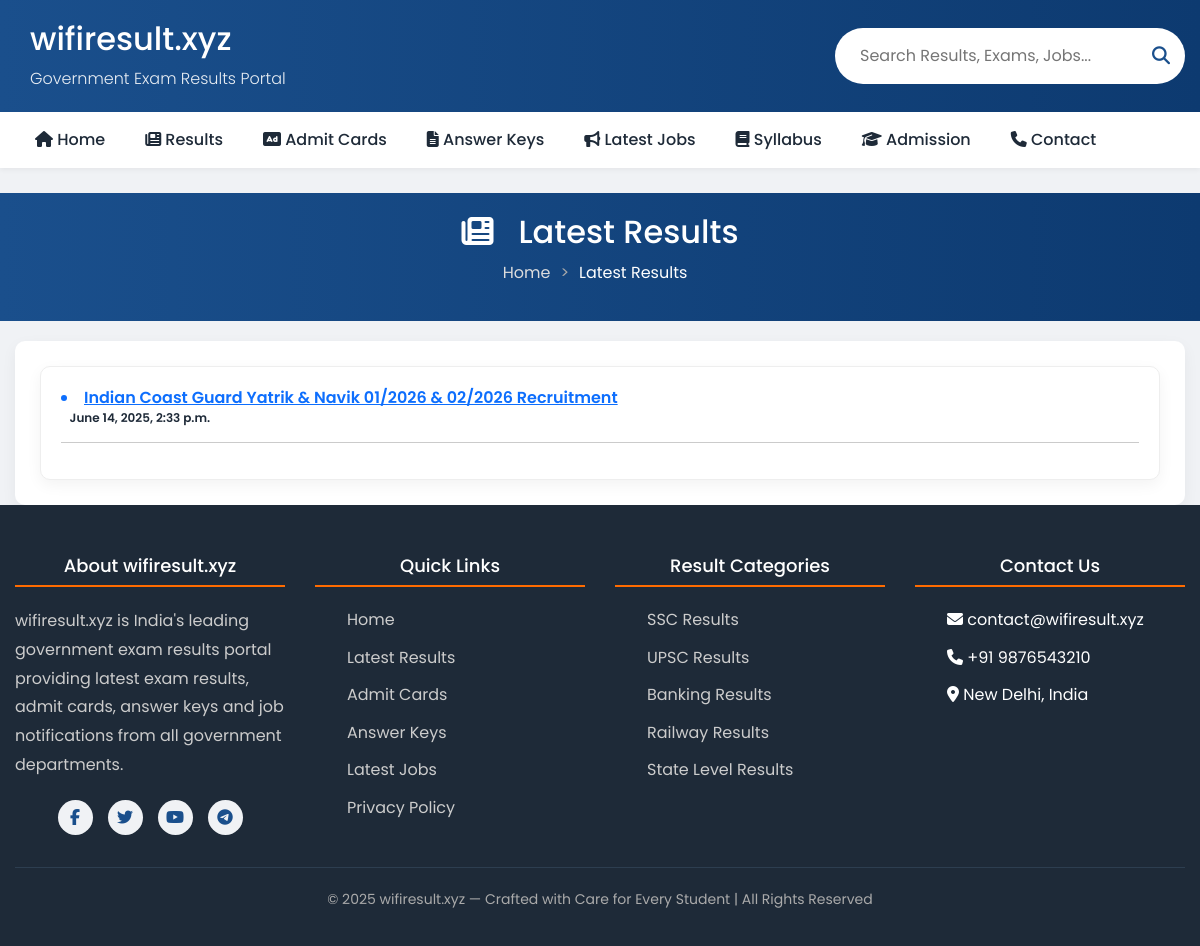
The app's page /result/, older data.
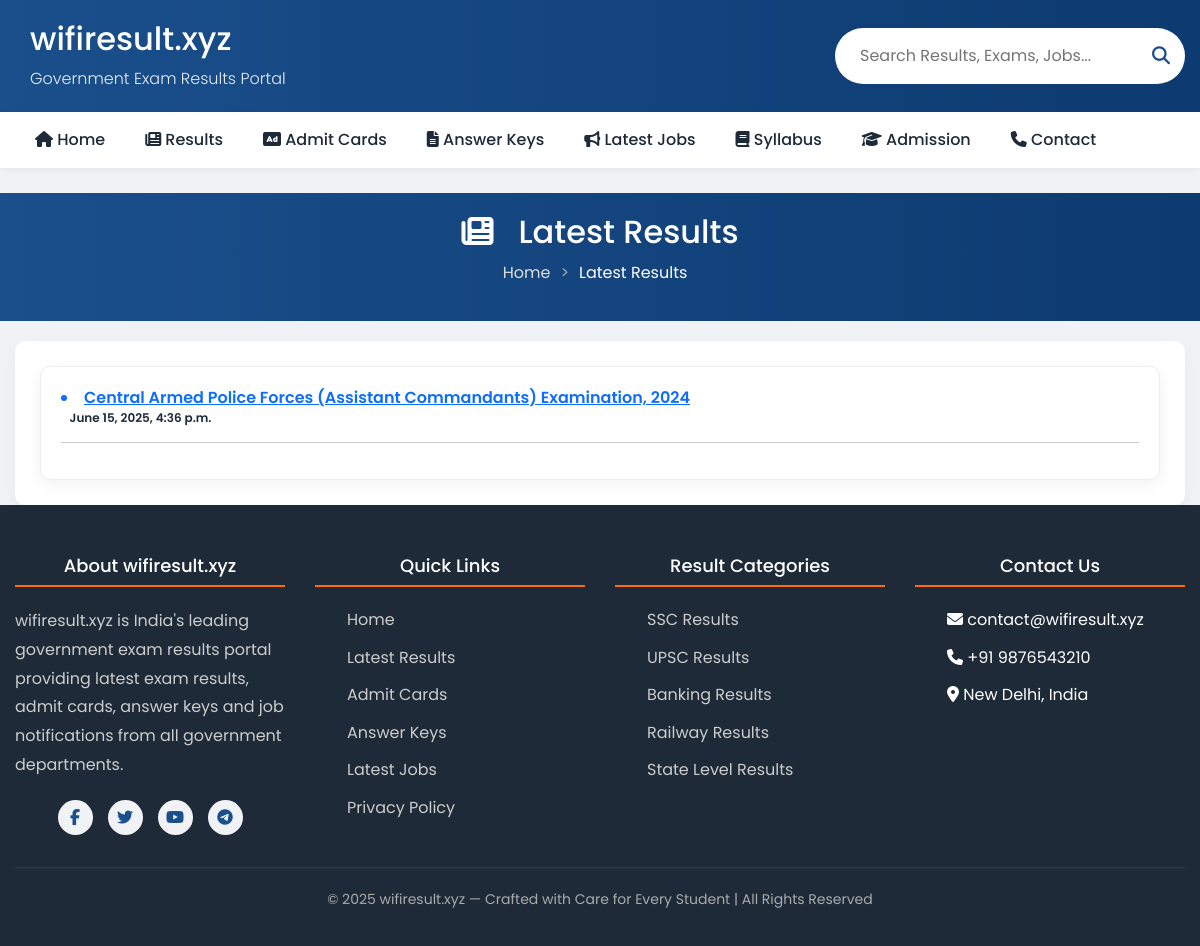
The same page, newer data.
### wifiapp1/models.py (models this page shows, shortened)
class Result(models.Model):
    title = models.CharField(max_length=400, blank=True, null=True)
    description = models.TextField(max_length=300, blank=True, null=True)
    keywords = models.TextField(max_length=300,blank=True, null=True)
    image = models.ImageField(upload_to='og_images/', blank=True, null=True, help_text="Open Graph image for social sharing")
    image_alt = models.CharField(max_length=255,blank=True,null=True,help_text="Alternate text for OG Image (used in og:image:alt)")
    updated_at = models.DateTimeField(auto_now=True)  # automatic on update
    post_date = models.CharField(max_length=100,blank=True, null=True)
    vacancy_info = RichTextField(blank=True, null=True)
    online_application_date= models.CharField(max_length=100,blank=True, null=True)
    online_last_date = models.CharField(max_length=100,blank=True, null=True)
    receipt_of_application = models.CharField(max_length=100,blank=True, null=True)
    last_date_fee = models.CharField(max_length=100,blank=True, null=True)
    correction_date = models.CharField(max_length=100,blank=True, null=True)
    exam_date = models.CharField(max_length=100,blank=True, null=True)
    admit_card_available = models.CharField(max_length=100,blank=True, null=True)
    answerkey_available_date = models.CharField(max_length=100,blank=True, null=True)
    result_available = models.CharField(max_length=100,blank=True, null=True)
    final_result_available = models.CharField(max_length=100,blank=True, null=True)
    applecation_fee= RichTextField(blank=True, null=True)
    vacancy_details = RichTextField(blank=True, null=True)
    eligibility_criteria=RichTextField(blank=True, null=True)
    selection_process= RichTextField(blank=True, null=True)
    important_information= RichTextField(blank=True, null=True)
    how_to_apply= RichTextField(blank=True, null=True)
    apply_online_link=models.URLField(blank=True, null=True)
    admitcard_link=models.URLField(blank=True, null=True)
    answerkeyI_link=models.URLField(blank=True, null=True)
    answerkeyII_link=models.URLField(blank=True, null=True)
    result_link=models.URLField(blank=True, null=True)
    resultI_link=models.URLField(blank=True, null=True)
    resultII_link=models.URLField(blank=True, null=True)
    result_final_link=models.URLField(blank=True, null=True)
    notification_link=models.URLField(blank=True, null=True)
    officialwebsite_link=models.URLField(blank=True, null=True)
    slug=models.SlugField(unique=True, blank=True)
    active = models.BooleanField(default=True )
    status = models.CharField(max_length=100, choices=STATUS_CHOICES, default='public')

### wifiapp1/views.py (the view)
# urls.py: path('result/', views.results, name='results'),
def results(request):
    results=Result.objects.filter()
    return render(request, 'mainfile/results.html',{'results': results})

### templates/mainfile/results.html (shortened to what this page needs)
{% extends "basefile/base.html" %}
{% load static %}
{% block seo %}
    <link rel="stylesheet" href="https://cdnjs.cloudflare.com/ajax/libs/font-awesome/6.4.0/css/all.min.css">
    <link rel="stylesheet" href="{% static 'css/base.css' %}">
{% endblock seo %}
{% block body %}
    <section class="page-header">
        <div class="container">
            <h1 style="font-size:2rem;"><i class="fas fa-newspaper"></i> &nbsp; Latest Results</h1>
            <ul class="breadcrumb">
                <li><a href="/">Home</a></li>
                <li>Latest Results</li>
            </ul>
        </div>
    </section>
    <main class="container">
        <div class="results-layout">
            <section class="results-section">
                    <div class="result-card">
                        <div class="result-content">
                             {% for result in results %}
                            <h3 class="result-title"> <a href="{{result.slug}}" target="_blank" > <li class="fs-6">  {{ result.title }}</li>
                             </a>   &nbsp;&nbsp;  <span class="result-date">{{result.updated_at}}</span></h3><hr>
{% endfor %}
                        </div>
            </section>
        </div>
    </main>
{% endblock body %}

Row changes from the older to the newer data that the page shows:
changed Result: title "Indian Coast Guard Yatrik & Navik 01/2026 & 02/2026 Recruitment" → "Central Armed Police Forces (Assistant Commandants) Examination, 2024"; updated_at "June 14, 2025, 2:33 p.m." → "June 15, 2025, 4:36 p.m."
